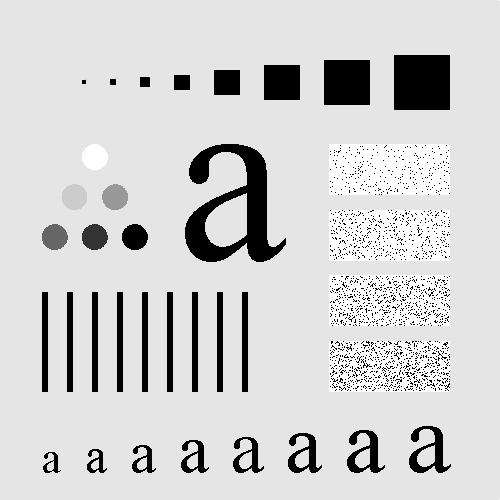
%> input picture Lab 2/l2/l2/Pic1.jpg, 500 x 500 px
$ octave --eval "task5_H_butterworth_filter;"   (GNU Octave 9; MATLAB toolbox functions it lacks are replaced by stand-ins)
%> lines starting %> are read from the running program, lines starting %| are printed output that depends on the picture
### Lab 2/l2/l2/paddedsize.m
function PQ = paddedsize(AB, CD, PARAM)
%PADDEDSIZE Computes padded sizes useful for FFT-based filtering.
%   PQ = PADDEDSIZE(AB), where AB is a two-element size vector,
%   computes the two-element size vector PQ = 2*AB.
%
%   PQ = PADDEDSIZE(AB, 'PWR2') computes the vector PQ such that
%   PQ(1) = PQ(2) = 2^nextpow2(2*m), where m is MAX(AB).
%
%   PQ = PADDEDSIZE(AB, CD), where AB and CD are two-element size
%   vectors, computes the two-element size vector PQ.  The elements
%   of PQ are the smallest even integers greater than or equal to
%   AB + CD - 1.
%
%   PQ = PADDEDSIZE(AB, CD, 'PWR2') computes the vector PQ such that
%   PQ(1) = PQ(2) = 2^nextpow2(2*m), where m is MAX([AB CD]).

%   Copyright 2002-2004 R. C. Gonzalez, R. E. Woods, & S. L. Eddins
%   Digital Image Processing Using MATLAB, Prentice-Hall, 2004
%   $Revision: 1.5 $  $Date: 2003/08/25 14:28:22 $

if nargin == 1
   PQ  = 2 * AB;
elseif nargin == 2 && ~ischar(CD)
   PQ = AB + CD - 1;
   PQ = 2 * ceil(PQ / 2);
elseif nargin == 2
   m = max(AB); % Maximum dimension.

   % Find power-of-2 at least twice m.
   P = 2 ^ nextpow2(2 * m);
   PQ = [P, P];
elseif nargin == 3
   m = max([AB CD]); % Maximum dimension.
   P = 2 ^ nextpow2(2 * m);
   PQ = [P, P];
else
   error('Wrong number of inputs.')
end

### Lab 2/l2/l2/dftuv.m
function [U, V] = dftuv(M, N)
%DFTUV Computes meshgrid frequency matrices.
%   [U, V] = DFTUV(M, N) computes meshgrid frequency matrices U and
%   V.  U and V are useful for computing frequency-domain filter
%   functions that can be used with DFTFILT.  U and V are both
%   M-by-N.

%   Copyright 2002-2004 R. C. Gonzalez, R. E. Woods, & S. L. Eddins
%   Digital Image Processing Using MATLAB, Prentice-Hall, 2004
%   $Revision: 1.3 $  $Date: 2003/04/16 22:30:34 $

% Set up range of variables.
u = 0:(M - 1);
v = 0:(N - 1);

% Compute the indices for use in meshgrid.
idx = find(u > M/2);
u(idx) = u(idx) - M;
idy = find(v > N/2);
v(idy) = v(idy) - N;

% Compute the meshgrid arrays.
[V, U] = meshgrid(v, u);

### Lab 2/l2/l2/hp_filter.m
function H = hp_filter(type, M, N, D0, n)
%HPFILTER Computes frequency domain highpass filters.
%   H = HP_FILTER(TYPE, M, N, D0, n) creates the transfer function of
%   a highpass filter, H, of the specified TYPE and size (M-by-N).
%   Valid values for TYPE, D0, and n are:
%
%   'ideal'    Ideal highpass filter with cutoff frequency D0.  n
%              need not be supplied. D0 must be positive.
%
%   'btw'      Butterworth highpass filter of order n, and cutoff
%              D0.  The default value for n is 1.0. D0 must be
%              positive.
%
%   'gaussian' Gaussian highpass filter with cutoff (standard
%              deviation) D0. n need not be supplied. D0 must be
%              positive.

%   Copyright 2002-2004 R. C. Gonzalez, R. E. Woods, & S. L. Eddins
%   Digital Image Processing Using MATLAB, Prentice-Hall, 2004
%   $Revision: 1.4 $  $Date: 2003/08/25 14:28:22 $

% The transfer function Hhp of a highpass filter is 1 - Hlp,
% where Hlp is the transfer function of the corresponding lowpass
% filter.  Thus, we can use function lpfilter to generate highpass
% filters.

if nargin == 4
   n = 1; % Default value of n.
end

% Generate highpass filter.
Hlp = lp_filter(type, M, N, D0, n);
H = 1 - Hlp;

### Lab 2/l2/l2/lp_filter.m
function H = lp_filter(type, M, N, D0, n)
%LPFILTER Computes frequency domain lowpass filters.
%   H = LP_FILTER(TYPE, M, N, D0, n) creates the transfer function of
%   a lowpass filter, H, of the specified TYPE and size (M-by-N). To
%   view the filter as an image or mesh plot, it should be centered
%   using H = fftshift(H).
%
%   Valid values for TYPE, D0, and n are:
%
%   'ideal'    Ideal lowpass filter with cutoff frequency D0. n need
%              not be supplied.  D0 must be positive.
%
%   'btw'      Butterworth lowpass filter of order n, and cutoff
%              D0.  The default value for n is 1.0.  D0 must be
%              positive.
%
%   'gaussian' Gaussian lowpass filter with cutoff (standard
%              deviation) D0.  n need not be supplied.  D0 must be
%              positive.

%   Copyright 2002-2004 R. C. Gonzalez, R. E. Woods, & S. L. Eddins
%   Digital Image Processing Using MATLAB, Prentice-Hall, 2004
%   $Revision: 1.8 $  $Date: 2004/11/04 22:33:16 $

% Use function dftuv to set up the meshgrid arrays needed for
% computing the required distances.
[U, V] = dftuv(M, N);

% Compute the distances D(U, V).
D = sqrt(U .^ 2 + V .^ 2);

% Begin filter computations.
switch type
case 'ideal'
   H = double(D <= D0);
case 'btw'
   if nargin == 4
      n = 1;
   end
   H = 1 ./ (1 + (D ./ D0) .^ (2 * n));
case 'gaussian'
   H = exp(-(D .^ 2) ./ (2 * (D0 ^ 2)));
otherwise
   error('Unknown filter type.')
end

### Lab 2/l2/l2/task5_H_butterworth_filter.m
function [ ] = task5_H_butterworth_filter()

file = imread('Pic1.jpg');
%> file is the input picture: size 500x500 uint8; min 0, max 255, mean 207.4
PQ = paddedsize(size(file));
%> PQ = [1000 1000]
file = imnoise(file, 'salt & pepper');
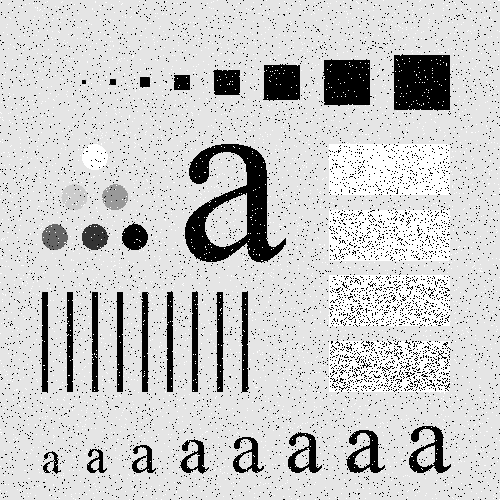
%> file: size 500x500 uint8; min 0, max 255, mean 203.3
F = fft2(file, PQ(1), PQ(2));
D = 100;
n = 1;
H = hp_filter('btw', PQ(1), PQ(2), D, n);
G = H .* F;
g = real(ifft2(G));
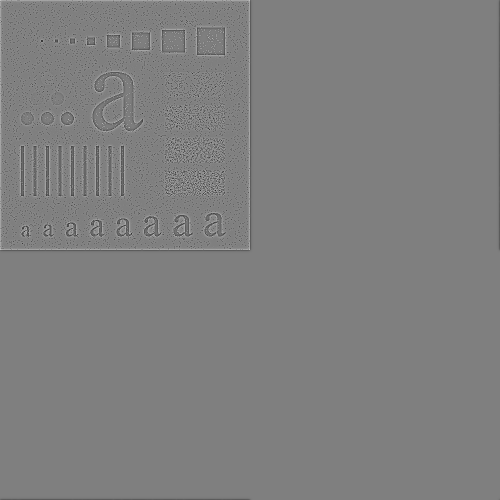
%> g: size 1000x1000 double (shown at 1/2 size); min -226.3, max 226.8, mean 0; drawn with min black and max white
g = g(1:size(file, 1), 1:size(file, 2));
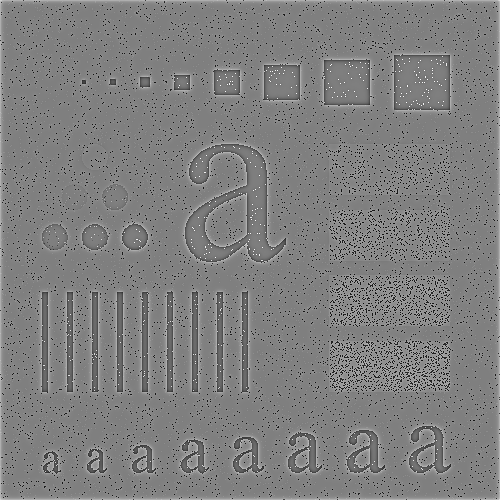
%> g: size 500x500 double; min -226.3, max 226.8, mean 1.4; drawn with min black and max white

subplot(121);
imshow(file);
subplot(122);
imshow(double(g/256));
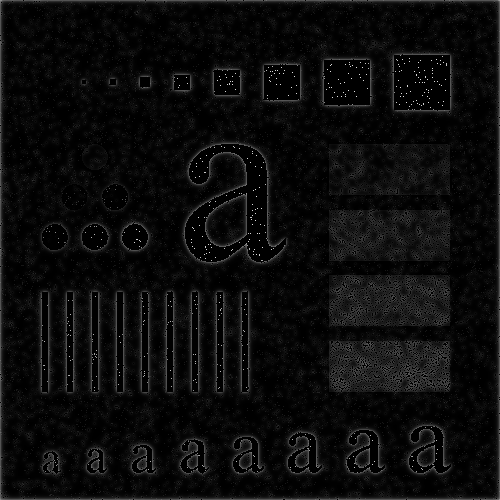
%> displayed picture: size 500x500, on the screen's scale of 0 to 255; min 0, max 226, mean 11.7

end
